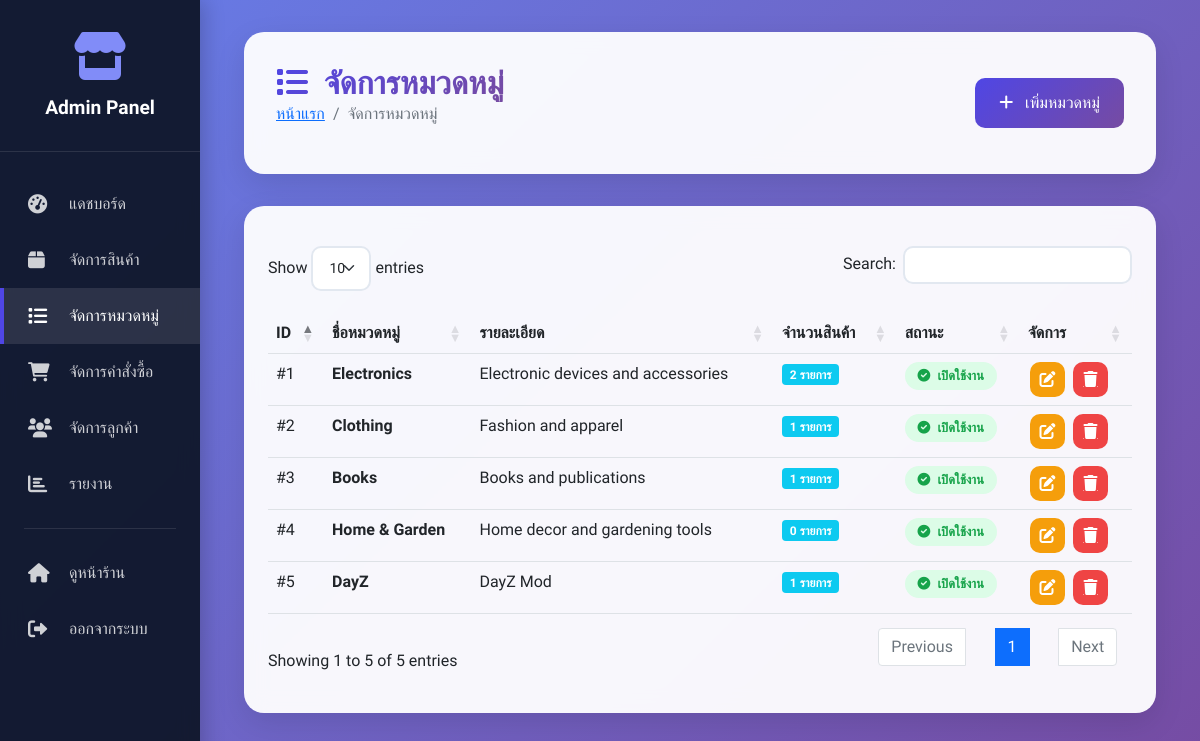
Screenshot of /admin/categories.php (signed in) with the database file from the repository.
### tables this page shows
CREATE TABLE `categories` (
  `id` int(11) NOT NULL,
  `name` varchar(100) NOT NULL,
  `description` text DEFAULT NULL,
  `image_url` varchar(255) DEFAULT NULL,
  `status` enum('active','inactive') DEFAULT 'active',
  `created_at` timestamp NOT NULL DEFAULT current_timestamp()
);

### admin/categories.php (the view, shortened to what this page needs)
<?php
$database = new Database();
$db = $database->getConnection();
$query = "SELECT c.*,
          (SELECT COUNT(*) FROM products WHERE category_id = c.id) as product_count
          FROM categories c
          ORDER BY c.name";
$stmt = $db->prepare($query);
$stmt->execute();
$categories = $stmt->fetchAll(PDO::FETCH_ASSOC);
?>
<!DOCTYPE html>
<html lang="en">
<head>
    <link href="https://cdn.jsdelivr.net/npm/bootstrap@5.1.3/dist/css/bootstrap.min.css" rel="stylesheet">
    <link rel="stylesheet" href="https://cdn.datatables.net/1.11.5/css/dataTables.bootstrap5.min.css">
    <link rel="stylesheet" href="https://cdnjs.cloudflare.com/ajax/libs/font-awesome/6.0.0/css/all.min.css">
</head>
<body>
    <div class="container-fluid">
        <div class="row">
            <div class="col-lg-2 col-md-3 p-0">
                <div class="admin-sidebar">
                    <div class="sidebar-header">
                        <i class="fas fa-store"></i>
                        <h5>Admin Panel</h5>
                    </div>
                    <div class="sidebar-menu">
                        <a href="dashboard.php">
                            <i class="fas fa-tachometer-alt"></i>
                            <span>แดชบอร์ด</span>
                        </a>
                        <a href="products.php">
                            <i class="fas fa-box"></i>
                            <span>จัดการสินค้า</span>
                        </a>
                        <a href="categories.php" class="active">
                            <i class="fas fa-list"></i>
                            <span>จัดการหมวดหมู่</span>
                        </a>
                        <a href="orders.php">
                            <i class="fas fa-shopping-cart"></i>
                            <span>จัดการคำสั่งซื้อ</span>
                        </a>
                        <a href="customers.php">
                            <i class="fas fa-users"></i>
                            <span>จัดการลูกค้า</span>
                        </a>
                        <a href="reports.php">
                            <i class="fas fa-chart-bar"></i>
                            <span>รายงาน</span>
                        </a>
                        <div class="sidebar-divider"></div>
                        <a href="../index.php">
                            <i class="fas fa-home"></i>
                            <span>ดูหน้าร้าน</span>
                        </a>
                        <a href="../logout.php">
                            <i class="fas fa-sign-out-alt"></i>
                            <span>ออกจากระบบ</span>
                        </a>
                    </div>
                </div>
            </div>
            <div class="col-lg-10 col-md-9">
                <div class="admin-content">
                    <div class="content-header fade-in">
                        <div class="d-flex justify-content-between align-items-center">
                            <div>
                                <h2 class="page-title">
                                    <i class="fas fa-list me-2"></i>
                                    จัดการหมวดหมู่
                                </h2>
                                <nav aria-label="breadcrumb">
                                    <ol class="breadcrumb">
                                        <li class="breadcrumb-item"><a href="dashboard.php">หน้าแรก</a></li>
                                        <li class="breadcrumb-item active">จัดการหมวดหมู่</li>
                                    </ol>
                                </nav>
                            </div>
                            <button class="btn-add" data-bs-toggle="modal" data-bs-target="#addCategoryModal">
                                <i class="fas fa-plus me-2"></i>
                                เพิ่มหมวดหมู่
                            </button>
                        </div>
                    </div>
                    <div class="table-container fade-in">
                        <table id="categoriesTable" class="table table-hover">
                            <thead>
                                <tr>
                                    <th>ID</th>
                                    <th>ชื่อหมวดหมู่</th>
                                    <th>รายละเอียด</th>
                                    <th>จำนวนสินค้า</th>
                                    <th>สถานะ</th>
                                    <th>จัดการ</th>
                                </tr>
                            </thead>
                            <tbody>
                                <?php foreach($categories as $category): ?>
                                <tr>
                                    <td>#<?php echo $category['id']; ?></td>
                                    <td>
                                        <strong><?php echo htmlspecialchars($category['name']); ?></strong>
                                    </td>
                                    <td><?php echo htmlspecialchars($category['description']); ?></td>
                                    <td>
                                        <span class="badge bg-info">
                                            <?php echo $category['product_count']; ?> รายการ
                                        </span>
                                    </td>
                                    <td>
                                        <span class="status-badge status-<?php echo $category['status']; ?>">
                                            <i class="fas fa-<?php echo $category['status'] == 'active' ? 'check-circle' : 'times-circle'; ?> me-1"></i>
                                            <?php echo $category['status'] == 'active' ? 'เปิดใช้งาน' : 'ปิดใช้งาน'; ?>
                                        </span>
                                    </td>
                                    <td>
                                        <button class="btn-action btn-edit" onclick="editCategory(<?php echo $category['id']; ?>, '<?php echo htmlspecialchars($category['name']); ?>', '<?php echo htmlspecialchars($category['description']); ?>', '<?php echo $category['status']; ?>')" title="แก้ไข">
                                            <i class="fas fa-edit"></i>
                                        </button>
                                        <a href="?delete=<?php echo $category['id']; ?>"
                                           class="btn-action btn-delete"
                                           onclick="return confirm('คุณแน่ใจหรือไม่ที่จะลบหมวดหมู่นี้?')"
                                           title="ลบ">
                                            <i class="fas fa-trash"></i>
                                        </a>
                                    </td>
                                </tr>
                                <?php endforeach; ?>
                            </tbody>
                        </table>
                    </div>
                </div>
            </div>
        </div>
    </div>
</body>
</html>

### admin/categories.php (style rules this page uses)
* { font-family: 'Prompt', sans-serif; }
:root { --primary: #4f46e5; --primary-dark: #4338ca; --primary-light: #818cf8; --secondary: #64748b; --success: #22c55e; --danger: #ef4444; --warning: #f59e0b; --info: #3b82f6; --dark: #0f172a; --light: #f8fafc; }
body { background: linear-gradient(135deg, #667eea 0%, #764ba2 100%); min-height: 100vh; }
.admin-sidebar { background: rgba(15, 23, 42, 0.95); backdrop-filter: blur(10px); min-height: 100vh; color: white; box-shadow: 4px 0 20px rgba(0, 0, 0, 0.2); position: sticky; top: 0; }
.sidebar-header { padding: 2rem 1.5rem; text-align: center; border-bottom: 1px solid rgba(255, 255, 255, 0.1); }
.sidebar-header i { font-size: 3rem; color: var(--primary-light); margin-bottom: 1rem; }
.sidebar-header h5 { font-weight: 700; font-size: 1.2rem; margin: 0; color: white; }
.sidebar-menu { padding: 1.5rem 0; }
.sidebar-menu a { display: flex; align-items: center; padding: 1rem 1.5rem; color: rgba(255, 255, 255, 0.8); text-decoration: none; transition: all 0.3s; gap: 1rem; border-left: 4px solid transparent; }
.sidebar-menu a i { width: 25px; font-size: 1.2rem; }
.sidebar-menu a:hover, .sidebar-menu a.active { background: rgba(255, 255, 255, 0.1); color: white; border-left-color: var(--primary); }
.sidebar-divider { height: 1px; background: rgba(255, 255, 255, 0.1); margin: 1rem 1.5rem; }
.admin-content { padding: 2rem; }
.content-header { background: rgba(255, 255, 255, 0.95); backdrop-filter: blur(10px); border-radius: 20px; padding: 2rem; margin-bottom: 2rem; box-shadow: 0 10px 30px rgba(0, 0, 0, 0.1); }
.page-title { font-weight: 700; background: linear-gradient(135deg, var(--primary) 0%, #764ba2 100%); -webkit-background-clip: text; -webkit-text-fill-color: transparent; margin-bottom: 0; }
.table-container { background: rgba(255, 255, 255, 0.95); backdrop-filter: blur(10px); border-radius: 20px; padding: 1.5rem; box-shadow: 0 10px 30px rgba(0, 0, 0, 0.1); }
.btn-add { background: linear-gradient(135deg, var(--primary) 0%, #764ba2 100%); color: white; border: none; border-radius: 10px; padding: 0.8rem 1.5rem; font-weight: 500; transition: all 0.3s; }
.btn-action { width: 35px; height: 35px; border-radius: 10px; border: none; display: inline-flex; align-items: center; justify-content: center; transition: all 0.3s; margin: 0 2px; }
.btn-edit { background: var(--warning); color: white; }
.btn-delete { background: var(--danger); color: white; }
.status-badge { display: inline-block; padding: 0.3rem 0.8rem; border-radius: 20px; font-size: 0.8rem; font-weight: 600; }
.status-active { background: #dcfce7; color: #16a34a; }
.fade-in { animation: fadeIn 0.5s ease forwards; }

### rows the page displays
categories: id "3", name "Books", description "Books and publications", product_count "1", status "เปิดใช้งาน"
categories: id "2", name "Clothing", description "Fashion and apparel", product_count "1", status "เปิดใช้งาน"
categories: id "5", name "DayZ", description "DayZ Mod", product_count "1", status "เปิดใช้งาน"
categories: id "1", name "Electronics", description "Electronic devices and accessories", product_count "2", status "เปิดใช้งาน"
categories: id "4", name "Home & Garden", description "Home decor and gardening tools", product_count "0", status "เปิดใช้งาน"
